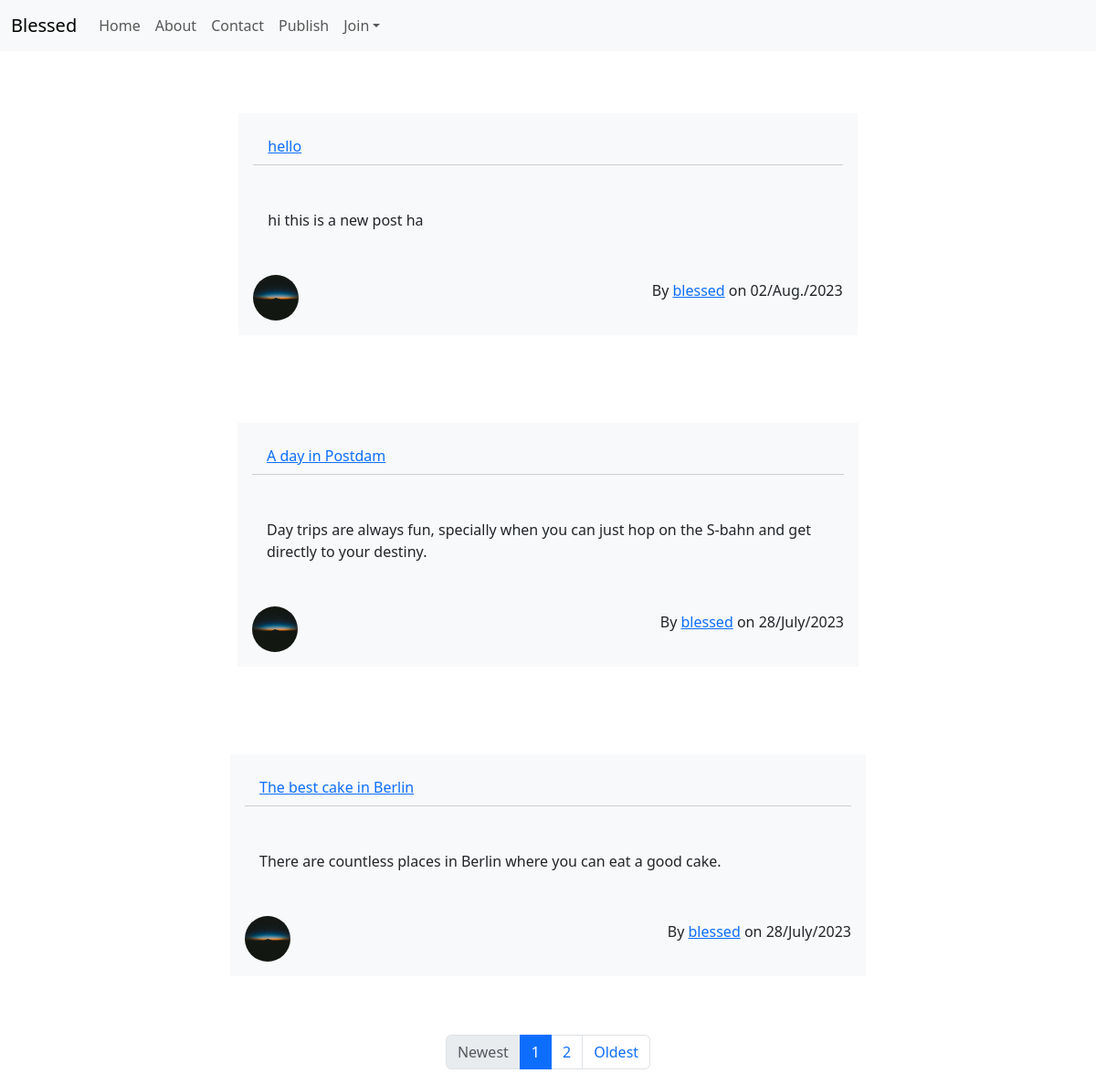
Page /user/blessed (signed in) on the committed database.
### website/models.py (models this page shows, shortened)
class New(models.Model):
    title = models.CharField(max_length=40)
    content = models.TextField()
    date_created = models.DateTimeField(default=timezone.now)
    author = models.ForeignKey(User, on_delete=models.CASCADE)

### users/models.py (models this page shows, shortened)
class Profile(models.Model):
    user = models.OneToOneField(User, on_delete=models.CASCADE)
    picture = models.ImageField(default='default.jpg', upload_to='user_pictures')
    bio = models.TextField(blank=True, null=True)

### website/views.py (the view)
# urls.py: path('user/<str:username>', UserNewListView.as_view(), name='user-news'),
class UserNewListView(ListView):
    model = New
    template_name = 'website/index.html'
    context_object_name = 'news'
    ordering = ['-date_created']
    paginate_by = 3
    def get_queryset(self):
        user = get_object_or_404(User, username=self.kwargs.get('username'))
        return New.objects.filter(author=user).order_by('-date_created')

### website/templates/website/index.html
{% extends "website/base.html" %}
{% block content %}
  {% for news in news %}
  <div class="container">
  <div class="row justify-content-center">
    <div class="col-md-8 m-3 p-3">
      <div class="card bg-light m-3">
        <div class="bg-light card-header d-flex justify-content-between align-items-center m-3">
          <span><a href="{% url 'new-detail' pk=news.pk %}">{{ news.title }}</a></span>
        </div>
        <div class="m-3 card-body">
          <p class="card-text ">{{ news.content }}</p>
        </div>
          <div class="d-flex align-items-center justify-content-between m-3 ">
            <img class="author-icon rounded-circle" src="{{ news.author.profile.picture.url }}"  >
            <p>By <a href="{% url 'user-news' news.author.username %}">{{ news.author }}</a> on {{ news.date_created|date:"d/N/Y" }}</p>
          </div>
        </div>
      </div>
    </div>
  </div>
</div>
  {% endfor %}
  <div class="container d-flex justify-content-center">
    {% if is_paginated %}
    <ul class="pagination">
      {% if page_obj.has_previous %}
        <li class="page-item">
          <a class="page-link" href="?page=1">Newest</a>
        </li>
      {% else %}
        <li class="page-item disabled">
          <span class="page-link">Newest</span>
        </li>
      {% endif %}
      {% for num in page_obj.paginator.page_range %}
        {% if page_obj.number == num %}
          <li class="page-item active">
            <span class="page-link">{{ num }}</span>
          </li>
        {% elif num > page_obj.number|add:'-2' and num < page_obj.number|add:'2' %}
          <li class="page-item">
            <a class="page-link" href="?page={{ num }}">{{ num }}</a>
          </li>
        {% endif %}
      {% endfor %}
      {% if page_obj.has_next %}
        <li class="page-item">
          <a class="page-link" href="?page={{ page_obj.paginator.num_pages }}">Oldest</a>
        </li>
      {% else %}
        <li class="page-item disabled">
          <span class="page-link">Oldest</span>
        </li>
      {% endif %}
    </ul>
    {% endif %}
  </div>
{% endblock content%}

### website/static/website/css/styles.css (style rules this page uses)
.card { border: 0; border-radius: 0; }
.author-icon { width: 50px; height: 50px; }

### rows in the picture
New: title "hello", content "hi this is a new post ha", author.profile.picture (picture), author "blessed", date_created "02/Aug./2023"
New: title "A day in Postdam", content "Day trips are always fun, specially when you can just hop on the S-bahn and get directly to your destiny.", author.profile.picture (picture), author "blessed", date_created "28/July/2023"
New: title "The best cake in Berlin", content "There are countless places in Berlin where you can eat a good cake.", author.profile.picture (picture), author "blessed", date_created "28/July/2023"

### other values in the picture
{{ num }} "1"
{{ num }} "2"
